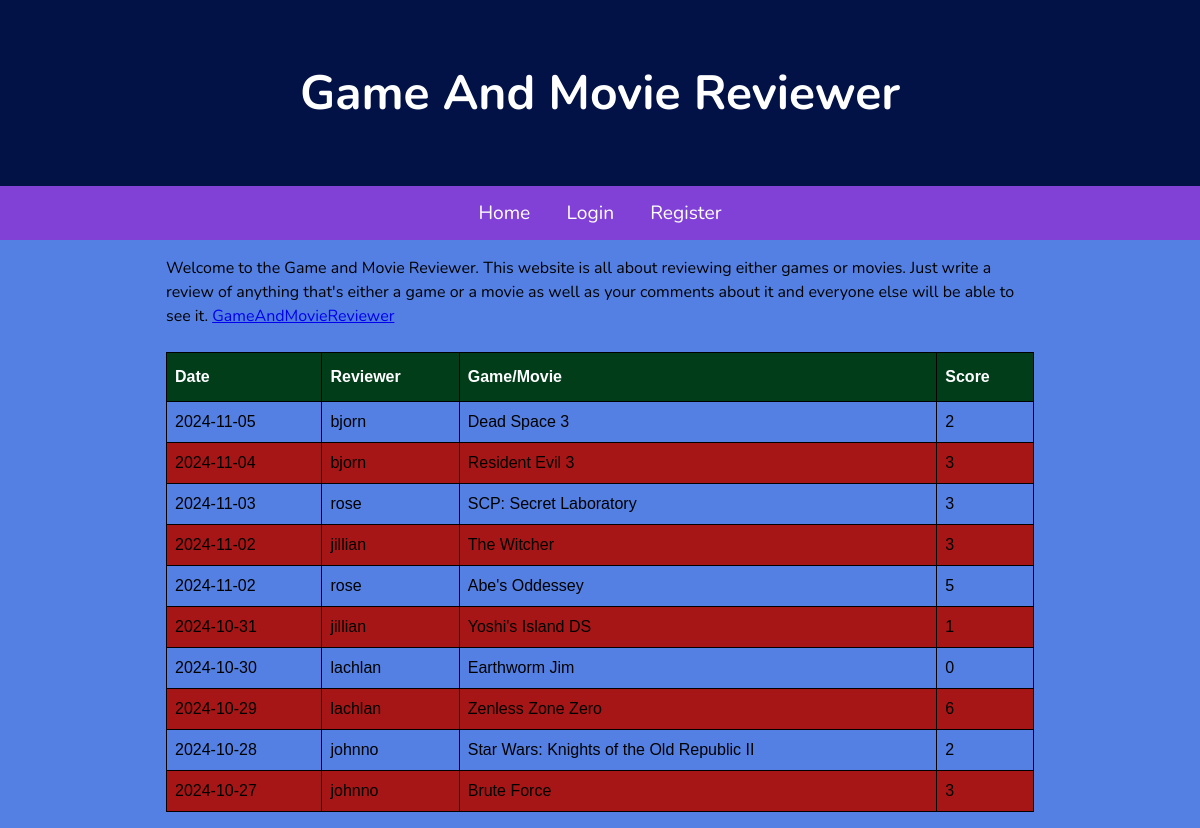
The app's page /, older data.
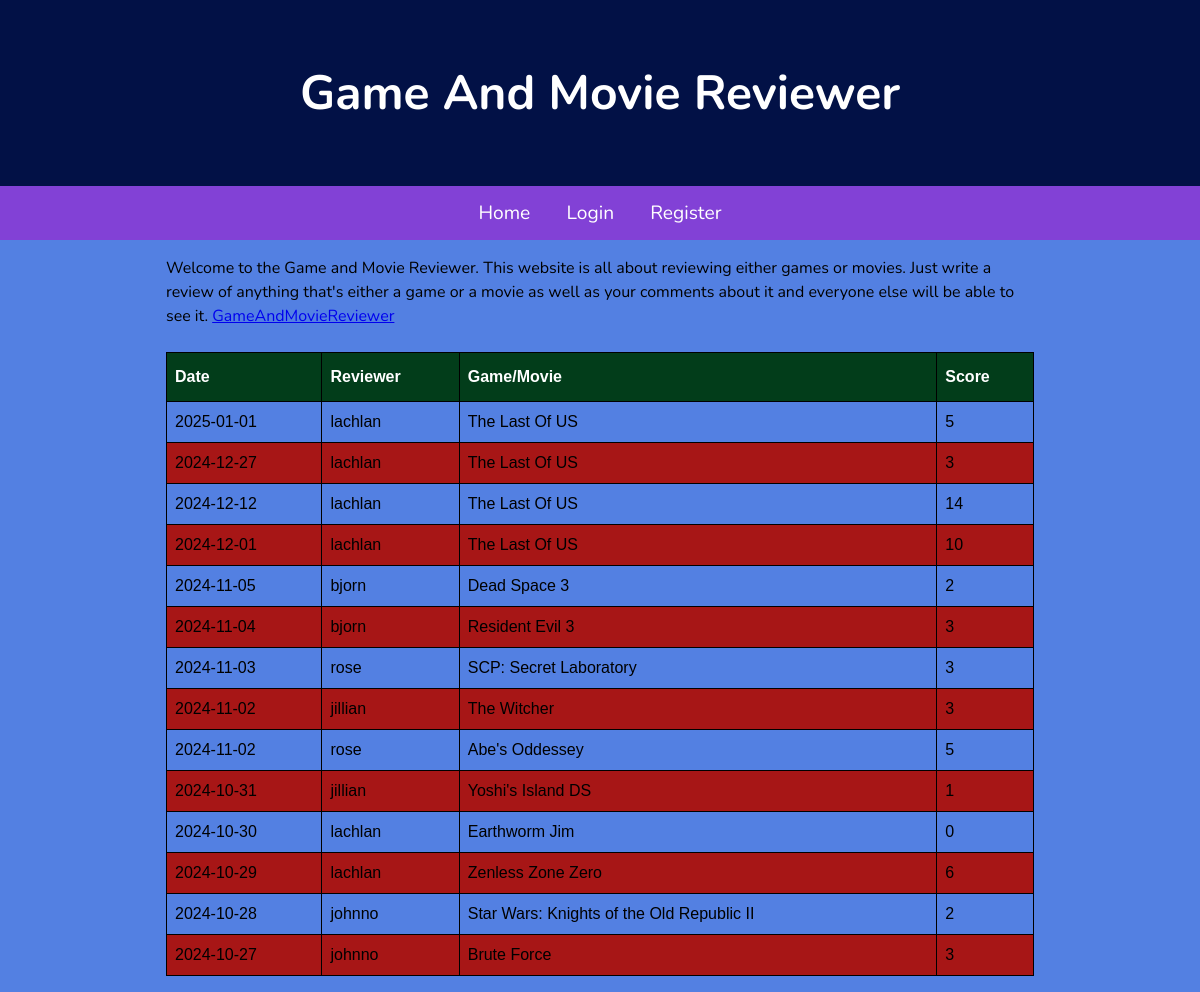
The same page, newer data.
### tables this page shows
CREATE TABLE Guesses (id INTEGER PRIMARY KEY AUTOINCREMENT, user_id INTEGER, date TEXT NOT NULL, score INTEGER, game TEXT NOT NULL);

CREATE TABLE Users (id INTEGER PRIMARY KEY AUTOINCREMENT, username TEXT UNIQUE NOT NULL, password NOT NULL);

### main.py (the view)
@app.route("/")
def Home():
    guessData = list(db.GetAllGuesses())
    return render_template("index.html", guesses=guessData)

### db.py (called while the page is built)
def GetDB():
    db = sqlite3.connect(".database/gmr.db")
    db.row_factory = sqlite3.Row
    return db

def GetAllGuesses():
    db = GetDB()
    guesses = db.execute("""SELECT Guesses.date, Guesses.game, Guesses.score, Users.username
                            FROM Guesses JOIN Users ON Guesses.user_id = Users.id
                            ORDER BY date DESC""").fetchall()
    db.close()
    return guesses

### templates/index.html (shortened to what this page needs)
{% extends "base.html" %}
{% block content %}
<div class="container">
    <p>Welcome to the Game and Movie Reviewer. This website is all about reviewing either games or movies. Just write a review of anything that's either a game or a movie as well as your comments about it and everyone else will be able to see it.
<a href="https://GameAndMovieReviewer">GameAndMovieReviewer</a>
</div>
<br>
<table class="guess_table">
    <thead>
        <th>Date</th>
        <th>Reviewer</th>
        <th>Game/Movie</th>
        <th>Score</th>
    </thead>
    <tbody>
        {% for guess in guesses %}
        <tr>
            <td>{{ guess['date'] }}</td>
            <td>{{ guess['username'] }}</td>
            <td>{{ guess['game'] }}</td>
            <td>{{ guess['score'] }}</td>
        </tr>
        {% endfor %}
    </tbody>
</table>
{% endblock %}

### templates/base.html (shortened to what this page needs)
<!DOCTYPE html>
<html lang="en">
     <link rel="stylesheet" href="static/css/style.css" />
</head>
</body>
    <h1 class="banner">Game And Movie Reviewer</h1>
     <nav>
        <a href="/">Home</a>
        {% if not session['username'] %}
            <a href="/login">Login</a>
            <a href="/register">Register</a>
        {% else %}
            <a href="/logout">Logout</a>
        {% endif %}
    </nav>
     <main>
        {% block content %}
        {% endblock %}
    </main>
</body>
</html>

### static/css/style.css (style rules this page uses)
* { padding: 0; margin: 0; box-sizing: border-box; }
main { max-width: 900px; margin: auto; padding: 1rem; line-height: 1.5; }
.banner { padding: 60px; text-align: center; background: #021146; color: white; font-size: 3em; }
nav { overflow: hidden; background-color: #8241d6; text-align: center; }
nav a { display: inline-block; color: #ffffff; padding: 14px 16px; text-decoration: none; font-size: 1.2em; }
.guess_table { font-family: Arial, Helvetica, sans-serif; border-collapse: collapse; width: 100%; }
.guess_table td, .guess_table th { border: 1px solid #000000; padding: 8px; }
.guess_table tr:nth-child(even) { background-color: #a71616; }
.guess_table th { padding-top: 12px; padding-bottom: 12px; text-align: left; background-color: #023d1a; color: rgb(255, 255, 255); }

Row changes from the older to the newer data that the page shows:
added Guesses: date "2025-01-01", username "lachlan", game "The Last Of US", score "5"
added Guesses: date "2024-12-27", username "lachlan", game "The Last Of US", score "3"
added Guesses: date "2024-12-12", username "lachlan", game "The Last Of US", score "14"
added Guesses: date "2024-12-01", username "lachlan", game "The Last Of US", score "10"
